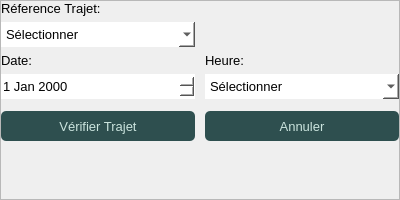
                         <widget class="QFrame" name="frame_14">
                          <property name="minimumSize">
                           <size>
                            <width>400</width>
                            <height>200</height>
                           </size>
                          </property>
                          <property name="maximumSize">
                           <size>
                            <width>400</width>
                            <height>16777215</height>
                           </size>
                          </property>
                          <property name="styleSheet">
                           <string notr="true"/>
                          </property>
                          <property name="frameShape">
                           <enum>QFrame::StyledPanel</enum>
                          </property>
                          <property name="frameShadow">
                           <enum>QFrame::Raised</enum>
                          </property>
                          <layout class="QGridLayout" name="gridLayout_23">
                           <property name="leftMargin">
                            <number>0</number>
                           </property>
                           <property name="topMargin">
                            <number>0</number>
                           </property>
                           <property name="rightMargin">
                            <number>0</number>
                           </property>
                           <property name="bottomMargin">
                            <number>0</number>
                           </property>
                           <property name="horizontalSpacing">
                            <number>10</number>
                           </property>
                           <item row="3" column="1">
                            <widget class="QDateEdit" name="dateVerify">
                             <property name="minimumSize">
                              <size>
                               <width>0</width>
                               <height>25</height>
                              </size>
                             </property>
                             <property name="font">
                              <font>
                               <pointsize>10</pointsize>
                              </font>
                             </property>
                             <property name="styleSheet">
                              <string notr="true">background-color: rgb(255, 255, 255);
color: rgb(0, 0, 0);
border: none;</string>
                             </property>
                            </widget>
                           </item>
                           <item row="0" column="1">
                            <widget class="QLabel" name="label_9">
                             <property name="font">
                              <font>
                               <pointsize>10</pointsize>
                              </font>
                             </property>
                             <property name="text">
                              <string>Réference Trajet:</string>
                             </property>
                            </widget>
                           </item>
                           <item row="2" column="1">
                            <widget class="QLabel" name="label_29">
                             <property name="font">
                              <font>
                               <pointsize>10</pointsize>
                              </font>
                             </property>
                             <property name="text">
                              <string>Date:</string>
                             </property>
                            </widget>
                           </item>
                           <item row="6" column="2">
                            <widget class="QPushButton" name="annulerVerifBtn">
                             <property name="minimumSize">
                              <size>
                               <width>0</width>
                               <height>30</height>
                              </size>
                             </property>
                             <property name="font">
                              <font>
                               <pointsize>10</pointsize>
                              </font>
                             </property>
                             <property name="cursor">
                              <cursorShape>PointingHandCursor</cursorShape>
                             </property>
                             <property name="styleSheet">
                              <string notr="true">#annulerVerifBtn {
	background-color: rgb(46, 79, 79);
	color: rgb(203, 228, 222);
	padding: 5px;
	border-radius: 5px;
}

#annulerVerifBtn:Hover {
	background-color: rgb(26, 59, 59);
}</string>
                             </property>
                             <property name="text">
                              <string>Annuler</string>
                             </property>
                            </widget>
                           </item>
                           <item row="3" column="2">
                            <widget class="QComboBox" name="heureTrajet">
                             <property name="minimumSize">
                              <size>
                               <width>0</width>
                               <height>25</height>
                              </size>
                             </property>
                             <property name="font">
                              <font>
                               <pointsize>10</pointsize>
                              </font>
                             </property>
                             <property name="styleSheet">
                              <string notr="true">background-color: rgb(255, 255, 255);
color: rgb(0, 0, 0);
border: none;</string>
                             </property>
                             <item>
                              <property name="text">
                               <string>Sélectionner</string>
                              </property>
                             </item>
                            </widget>
                           </item>
                           <item row="5" column="1">
                            <widget class="QLineEdit" name="lineEdit_2">
                             <property name="enabled">
                              <bool>false</bool>
                             </property>
                             <property name="maximumSize">
                              <size>
                               <width>16777215</width>
                               <height>0</height>
                              </size>
                             </property>
                             <property name="styleSheet">
                              <string notr="true">border: none;</string>
                             </property>
                            </widget>
                           </item>
                           <item row="6" column="1">
                            <widget class="QPushButton" name="verifierTrajet">
                             <property name="minimumSize">
                              <size>
                               <width>0</width>
                               <height>30</height>
                              </size>
                             </property>
                             <property name="font">
                              <font>
                               <pointsize>10</pointsize>
                              </font>
                             </property>
                             <property name="cursor">
                              <cursorShape>PointingHandCursor</cursorShape>
                             </property>
                             <property name="styleSheet">
                              <string notr="true">#verifierTrajet {
	background-color: rgb(46, 79, 79);
	color: rgb(203, 228, 222);
	padding: 5px;
	border-radius: 5px;
}

#verifierTrajet:Hover {
	background-color: rgb(26, 59, 59);
}</string>
                             </property>
                             <property name="text">
                              <string>Vérifier Trajet</string>
                             </property>
                            </widget>
                           </item>
                           <item row="2" column="2">
                            <widget class="QLabel" name="label_30">
                             <property name="font">
                              <font>
                               <pointsize>10</pointsize>
                              </font>
                             </property>
                             <property name="text">
                              <string>Heure:</string>
                             </property>
                            </widget>
                           </item>
                           <item row="5" column="2">
                            <widget class="QLineEdit" name="lineEdit_4">
                             <property name="enabled">
                              <bool>false</bool>
                             </property>
                             <property name="maximumSize">
                              <size>
                               <width>16777215</width>
                               <height>0</height>
                              </size>
                             </property>
                             <property name="styleSheet">
                              <string notr="true">border: none;</string>
                             </property>
                            </widget>
                           </item>
                           <item row="1" column="1">
                            <widget class="QComboBox" name="refTrajet_2">
                             <property name="minimumSize">
                              <size>
                               <width>0</width>
                               <height>25</height>
                              </size>
                             </property>
                             <property name="font">
                              <font>
                               <pointsize>10</pointsize>
                              </font>
                             </property>
                             <property name="styleSheet">
                              <string notr="true">background-color: rgb(255, 255, 255);
color: rgb(0, 0, 0);
border: none;</string>
                             </property>
                             <item>
                              <property name="text">
                               <string>Sélectionner</string>
                              </property>
                             </item>
                            </widget>
                           </item>
                           <item row="7" column="1">
                            <spacer name="verticalSpacer_5">
                             <property name="orientation">
                              <enum>Qt::Vertical</enum>
                             </property>
                             <property name="sizeHint" stdset="0">
                              <size>
                               <width>20</width>
                               <height>40</height>
                              </size>
                             </property>
                            </spacer>
                           </item>
                           <item row="7" column="2">
                            <spacer name="verticalSpacer_3">
                             <property name="orientation">
                              <enum>Qt::Vertical</enum>
                             </property>
                             <property name="sizeHint" stdset="0">
                              <size>
                               <width>20</width>
                               <height>40</height>
                              </size>
                             </property>
                            </spacer>
                           </item>
                          </layout>
                         </widget>
